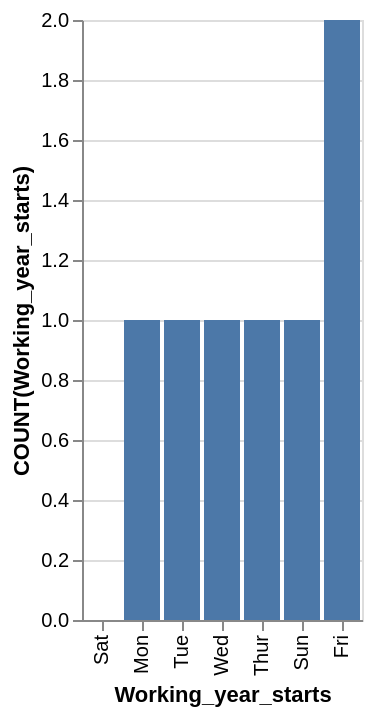

Vega-Lite specification for this chart:
### Vega-Lite specification from a JSON file in a GitHub repository (floating-point values rounded to 4 significant figures)
{"data": {"values": [{"x_data": "Mon", "y_data": 1}, {"x_data": "Tue", "y_data": 1}, {"x_data": "Wed", "y_data": 1}, {"x_data": "Thur", "y_data": 1}, {"x_data": "Fri", "y_data": 2}, {"x_data": "Sat", "y_data": 0}, {"x_data": "Sun", "y_data": 1}]}, "mark": "bar", "encoding": {"x": {"field": "x_data", "type": "nominal", "title": "Working_year_starts", "sort": {"op": "sum", "field": "y_data", "order": "ascending"}}, "y": {"field": "y_data", "type": "quantitative", "title": "COUNT(Working_year_starts)"}}}
